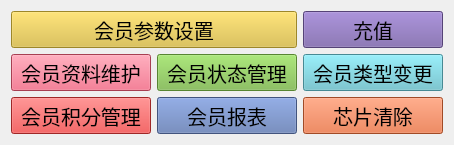
          <widget class="QWidget" name="page_2">
           <layout class="QGridLayout" name="gridLayout">
            <item row="0" column="0" colspan="2">
             <widget class="back_view_2_botton" name="toolButton_9">
              <property name="sizePolicy">
               <sizepolicy hsizetype="Expanding" vsizetype="Expanding">
                <horstretch>0</horstretch>
                <verstretch>0</verstretch>
               </sizepolicy>
              </property>
              <property name="font">
               <font>
                <pointsize>15</pointsize>
               </font>
              </property>
              <property name="focusPolicy">
               <enum>Qt::StrongFocus</enum>
              </property>
              <property name="styleSheet">
               <string notr="true">background:#dcbd39;</string>
              </property>
              <property name="text">
               <string>会员参数设置</string>
              </property>
              <property name="icon">
               <iconset resource="../res.qrc">
                <normaloff>:/image/widgets_pic/w2.png</normaloff>:/image/widgets_pic/w2.png</iconset>
              </property>
              <property name="toolButtonStyle">
               <enum>Qt::ToolButtonTextUnderIcon</enum>
              </property>
              <property name="outer_stylesheet" stdset="0">
               <string>backview_select_big</string>
              </property>
              <property name="id" stdset="0">
               <number>0</number>
              </property>
             </widget>
            </item>
            <item row="0" column="2">
             <widget class="back_view_2_botton" name="toolButton_11">
              <property name="sizePolicy">
               <sizepolicy hsizetype="Expanding" vsizetype="Expanding">
                <horstretch>0</horstretch>
                <verstretch>0</verstretch>
               </sizepolicy>
              </property>
              <property name="font">
               <font>
                <pointsize>15</pointsize>
               </font>
              </property>
              <property name="focusPolicy">
               <enum>Qt::StrongFocus</enum>
              </property>
              <property name="styleSheet">
               <string notr="true">background:#775ea7;</string>
              </property>
              <property name="text">
               <string>充值</string>
              </property>
              <property name="icon">
               <iconset resource="../res.qrc">
                <normaloff>:/image/widgets_pic/w3.png</normaloff>:/image/widgets_pic/w3.png</iconset>
              </property>
              <property name="toolButtonStyle">
               <enum>Qt::ToolButtonTextUnderIcon</enum>
              </property>
              <property name="outer_stylesheet" stdset="0">
               <string>backview_select_big</string>
              </property>
              <property name="id" stdset="0">
               <number>1</number>
              </property>
             </widget>
            </item>
            <item row="1" column="0">
             <widget class="back_view_2_botton" name="toolButton_14">
              <property name="sizePolicy">
               <sizepolicy hsizetype="Expanding" vsizetype="Expanding">
                <horstretch>0</horstretch>
                <verstretch>0</verstretch>
               </sizepolicy>
              </property>
              <property name="font">
               <font>
                <pointsize>15</pointsize>
               </font>
              </property>
              <property name="focusPolicy">
               <enum>Qt::StrongFocus</enum>
              </property>
              <property name="styleSheet">
               <string notr="true">background:#ea5873;</string>
              </property>
              <property name="text">
               <string>会员资料维护</string>
              </property>
              <property name="icon">
               <iconset resource="../res.qrc">
                <normaloff>:/image/widgets_pic/w7.png</normaloff>:/image/widgets_pic/w7.png</iconset>
              </property>
              <property name="toolButtonStyle">
               <enum>Qt::ToolButtonTextUnderIcon</enum>
              </property>
              <property name="outer_stylesheet" stdset="0">
               <string>backview_select_big</string>
              </property>
              <property name="id" stdset="0">
               <number>2</number>
              </property>
             </widget>
            </item>
            <item row="1" column="1">
             <widget class="back_view_2_botton" name="toolButton_13">
              <property name="sizePolicy">
               <sizepolicy hsizetype="Expanding" vsizetype="Expanding">
                <horstretch>0</horstretch>
                <verstretch>0</verstretch>
               </sizepolicy>
              </property>
              <property name="font">
               <font>
                <pointsize>15</pointsize>
               </font>
              </property>
              <property name="focusPolicy">
               <enum>Qt::StrongFocus</enum>
              </property>
              <property name="styleSheet">
               <string notr="true">background:#7aba46;</string>
              </property>
              <property name="text">
               <string>会员状态管理</string>
              </property>
              <property name="icon">
               <iconset resource="../res.qrc">
                <normaloff>:/image/widgets_pic/w6.png</normaloff>:/image/widgets_pic/w6.png</iconset>
              </property>
              <property name="toolButtonStyle">
               <enum>Qt::ToolButtonTextUnderIcon</enum>
              </property>
              <property name="outer_stylesheet" stdset="0">
               <string>backview_select_big</string>
              </property>
              <property name="id" stdset="0">
               <number>3</number>
              </property>
             </widget>
            </item>
            <item row="1" column="2">
             <widget class="back_view_2_botton" name="toolButton_12">
              <property name="sizePolicy">
               <sizepolicy hsizetype="Expanding" vsizetype="Expanding">
                <horstretch>0</horstretch>
                <verstretch>0</verstretch>
               </sizepolicy>
              </property>
              <property name="font">
               <font>
                <pointsize>15</pointsize>
               </font>
              </property>
              <property name="focusPolicy">
               <enum>Qt::StrongFocus</enum>
              </property>
              <property name="styleSheet">
               <string notr="true">background:#64c1cf;</string>
              </property>
              <property name="text">
               <string>会员类型变更</string>
              </property>
              <property name="icon">
               <iconset resource="../res.qrc">
                <normaloff>:/image/widgets_pic/w5.png</normaloff>:/image/widgets_pic/w5.png</iconset>
              </property>
              <property name="toolButtonStyle">
               <enum>Qt::ToolButtonTextUnderIcon</enum>
              </property>
              <property name="outer_stylesheet" stdset="0">
               <string>backview_select_big</string>
              </property>
              <property name="id" stdset="0">
               <number>4</number>
              </property>
             </widget>
            </item>
            <item row="2" column="0">
             <widget class="back_view_2_botton" name="toolButton_23">
              <property name="sizePolicy">
               <sizepolicy hsizetype="Expanding" vsizetype="Expanding">
                <horstretch>0</horstretch>
                <verstretch>0</verstretch>
               </sizepolicy>
              </property>
              <property name="font">
               <font>
                <pointsize>15</pointsize>
               </font>
              </property>
              <property name="focusPolicy">
               <enum>Qt::StrongFocus</enum>
              </property>
              <property name="styleSheet">
               <string notr="true">background:#df3736;</string>
              </property>
              <property name="text">
               <string>会员积分管理</string>
              </property>
              <property name="icon">
               <iconset resource="../res.qrc">
                <normaloff>:/image/widgets_pic/w4.png</normaloff>:/image/widgets_pic/w4.png</iconset>
              </property>
              <property name="toolButtonStyle">
               <enum>Qt::ToolButtonTextUnderIcon</enum>
              </property>
              <property name="outer_stylesheet" stdset="0">
               <string>backview_select_big</string>
              </property>
              <property name="id" stdset="0">
               <number>5</number>
              </property>
             </widget>
            </item>
            <item row="2" column="1">
             <widget class="back_view_2_botton" name="toolButton_24">
              <property name="sizePolicy">
               <sizepolicy hsizetype="Expanding" vsizetype="Expanding">
                <horstretch>0</horstretch>
                <verstretch>0</verstretch>
               </sizepolicy>
              </property>
              <property name="font">
               <font>
                <pointsize>15</pointsize>
               </font>
              </property>
              <property name="focusPolicy">
               <enum>Qt::StrongFocus</enum>
              </property>
              <property name="styleSheet">
               <string notr="true">background:#5c76b0;</string>
              </property>
              <property name="text">
               <string>会员报表</string>
              </property>
              <property name="icon">
               <iconset resource="../res.qrc">
                <normaloff>:/image/widgets_pic/w1.png</normaloff>:/image/widgets_pic/w1.png</iconset>
              </property>
              <property name="toolButtonStyle">
               <enum>Qt::ToolButtonTextUnderIcon</enum>
              </property>
              <property name="outer_stylesheet" stdset="0">
               <string>backview_select_big</string>
              </property>
              <property name="id" stdset="0">
               <number>6</number>
              </property>
             </widget>
            </item>
            <item row="2" column="2">
             <widget class="back_view_2_botton" name="toolButton_15">
              <property name="sizePolicy">
               <sizepolicy hsizetype="Expanding" vsizetype="Expanding">
                <horstretch>0</horstretch>
                <verstretch>0</verstretch>
               </sizepolicy>
              </property>
              <property name="font">
               <font>
                <pointsize>15</pointsize>
               </font>
              </property>
              <property name="focusPolicy">
               <enum>Qt::StrongFocus</enum>
              </property>
              <property name="styleSheet">
               <string notr="true">background:#e26835;</string>
              </property>
              <property name="text">
               <string>芯片清除</string>
              </property>
              <property name="icon">
               <iconset resource="../res.qrc">
                <normaloff>:/image/widgets_pic/w8.png</normaloff>:/image/widgets_pic/w8.png</iconset>
              </property>
              <property name="toolButtonStyle">
               <enum>Qt::ToolButtonTextUnderIcon</enum>
              </property>
              <property name="outer_stylesheet" stdset="0">
               <string>backview_select_big</string>
              </property>
              <property name="id" stdset="0">
               <number>7</number>
              </property>
             </widget>
            </item>
           </layout>
          </widget>
